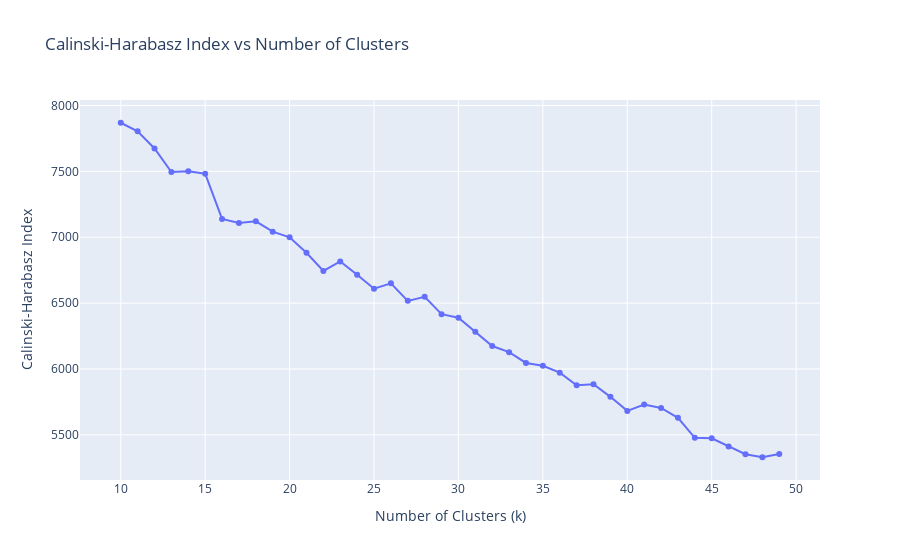

The notebook cell this image was saved under:
### Code cell
# Plot CH INDEX scores
fig = go.Figure()
fig.add_trace(go.Scatter(x=list(k_range), y=ch_scores, mode='lines+markers', name='CH Index'))
fig.update_layout(title='Calinski-Harabasz Index vs Number of Clusters',
                    xaxis_title='Number of Clusters (k)',
                    yaxis_title='Calinski-Harabasz Index')
fig.show()

### Figure 1 — Plotly figure (JSON) as saved in the notebook; plotly's stock layout.template omitted (floating-point values rounded to 4 significant figures)
{"data": [{"mode": "lines+markers", "name": "CH Index", "type": "scatter", "x": [10, 11, 12, 13, 14, 15, 16, 17, 18, 19, 20, 21, 22, 23, 24, 25, 26, 27, 28, 29, 30, 31, 32, 33, 34, 35, 36, 37, 38, 39, 40, 41, 42, 43, 44, 45, 46, 47, 48, 49], "y": [7869.0, 7804.0, 7673.0, 7494.0, 7500.0, 7482.0, 7138.0, 7108.0, 7120.0, 7042.0, 6999.0, 6882.0, 6744.0, 6816.0, 6716.0, 6610.0, 6650.0, 6517.0, 6548.0, 6416.0, 6389.0, 6283.0, 6174.0, 6128.0, 6046.0, 6024.0, 5972.0, 5877.0, 5885.0, 5789.0, 5682.0, 5730.0, 5704.0, 5630.0, 5477.0, 5474.0, 5413.0, 5353.0, 5330.0, 5354.0]}], "layout": {"title": {"text": "Calinski-Harabasz Index vs Number of Clusters"}, "xaxis": {"title": {"text": "Number of Clusters (k)"}}, "yaxis": {"title": {"text": "Calinski-Harabasz Index"}}}}
